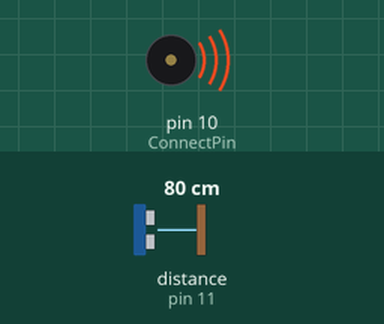
This sketch was run on a simulated Arduino Uno, built with avr-gcc and run on an emulated ATmega328P. Parts: buzzer (waves = sounding). Wiring (inferred from the names in the program): ultrasonic range finder: trigger pin 9; echo pin 11. Inputs (shaded band) come from the test bench; at power-on: distance to the obstacle (sensor on pin 11) 80 cm. The echo pulse lasts 58.3 µs per cm; what the sketch prints to the serial monitor is not drawn.

Above: at 0.1 s.
Timing chart, 0 to 1.6 s (numbered marks = the images above):
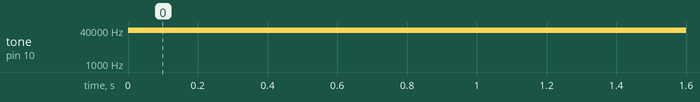

The sketch:

receiver.ino
```cpp
int ConnectPin = 10;
int trigPin = 9;
int echoPin = 11;


void setup() {
  Serial.begin (115200);
  pinMode(trigPin, OUTPUT);
  pinMode(echoPin, INPUT);
  pinMode(ConnectPin, OUTPUT);
}

void loop() {
  long duration;
  int distance;
  //первый
  tone(ConnectPin, 38000, 10);

  delayMicroseconds(1500);
  digitalWrite(trigPin, LOW);

  delayMicroseconds(2);
  digitalWrite(trigPin, HIGH);
  delayMicroseconds(10);
  digitalWrite(trigPin, LOW);
  duration = pulseIn(echoPin, HIGH, 200000);

  distance = duration * 0.033;

  if (distance <= 6000) {
    Serial.print(distance);
    Serial.println(" cm - 1");
  }
  distance = 0;
  //второй
  tone(ConnectPin, 38000, 20);
  delayMicroseconds(2800);
  digitalWrite(trigPin, LOW);
  delayMicroseconds(2);
  digitalWrite(trigPin, HIGH);
  delayMicroseconds(10);
  digitalWrite(trigPin, LOW);
  duration = pulseIn(echoPin, HIGH, 200000);
  distance = duration * 0.033;
  if (distance <= 6000) {
    Serial.print(distance);
    Serial.println(" cm - 2");
  }
  distance = 0;
  //третий
  tone(ConnectPin, 38000, 30);
  delayMicroseconds(4800);
  digitalWrite(trigPin, LOW);
  delayMicroseconds(2);
  digitalWrite(trigPin, HIGH);
  delayMicroseconds(10);
  digitalWrite(trigPin, LOW);
  duration = pulseIn(echoPin, HIGH, 200000);
  distance = duration * 0.033;
  if (distance <= 6000) {
    Serial.print(distance);
    Serial.println(" cm - 3");
  }
  distance = 0;

  delayMicroseconds(10);
}
```

Measured:
- by itself, tone on pin 10 (ConnectPin): silent → 38000 Hz at 0.00 s
